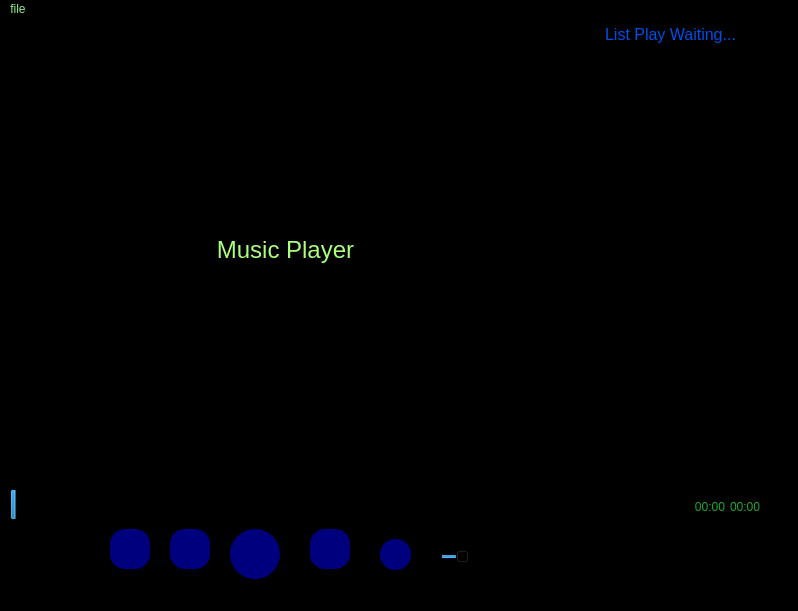
<?xml version="1.0" encoding="UTF-8"?>
<ui version="4.0">
 <class>MainWindow</class>
 <widget class="QMainWindow" name="MainWindow">
  <property name="geometry">
   <rect>
    <x>0</x>
    <y>0</y>
    <width>798</width>
    <height>611</height>
   </rect>
  </property>
  <property name="windowTitle">
   <string>MainWindow</string>
  </property>
  <property name="styleSheet">
   <string notr="true">QWidget {
   background-color: rgb(0, 0, 0);
	

}
QMenuBar{

  color: #90ee90
}
 QMenu{
  color: #90ee90
}

</string>
  </property>
  <widget class="QWidget" name="centralwidget">
   <widget class="QLabel" name="label">
    <property name="geometry">
     <rect>
      <x>10</x>
      <y>0</y>
      <width>551</width>
      <height>461</height>
     </rect>
    </property>
    <property name="font">
     <font>
      <pointsize>18</pointsize>
     </font>
    </property>
    <property name="styleSheet">
     <string notr="true">color: rgb(170, 255, 127);</string>
    </property>
    <property name="text">
     <string>Music Player</string>
    </property>
    <property name="alignment">
     <set>Qt::AlignCenter</set>
    </property>
   </widget>
   <widget class="QListWidget" name="playlist">
    <property name="geometry">
     <rect>
      <x>570</x>
      <y>40</y>
      <width>221</width>
      <height>421</height>
     </rect>
    </property>
    <property name="font">
     <font>
      <pointsize>12</pointsize>
     </font>
    </property>
    <property name="styleSheet">
     <string notr="true">color: rgb(0, 0, 214);
border-color: rgb(0, 0, 0);</string>
    </property>
    <property name="frameShape">
     <enum>QFrame::Panel</enum>
    </property>
    <property name="resizeMode">
     <enum>QListView::Adjust</enum>
    </property>
    <property name="layoutMode">
     <enum>QListView::SinglePass</enum>
    </property>
    <property name="viewMode">
     <enum>QListView::ListMode</enum>
    </property>
   </widget>
   <widget class="QPushButton" name="prev">
    <property name="geometry">
     <rect>
      <x>170</x>
      <y>510</y>
      <width>40</width>
      <height>40</height>
     </rect>
    </property>
    <property name="font">
     <font>
      <pointsize>18</pointsize>
     </font>
    </property>
    <property name="styleSheet">
     <string notr="true">QPushButton{

color: rgb(170, 255, 127);

background-color: rgb(216, 230, 242);
border-top-left-radius:15px;
border-top-right-radius:15px;
border-bottom-left-radius:15px;
border-bottom-right-radius:15px;

background-color: rgb(0, 0, 127);

}
</string>
    </property>
    <property name="text">
     <string/>
    </property>
   </widget>
   <widget class="QPushButton" name="stop_btn">
    <property name="geometry">
     <rect>
      <x>110</x>
      <y>510</y>
      <width>40</width>
      <height>40</height>
     </rect>
    </property>
    <property name="font">
     <font>
      <pointsize>18</pointsize>
     </font>
    </property>
    <property name="styleSheet">
     <string notr="true">QPushButton{

color: rgb(170, 255, 127);

background-color: rgb(216, 230, 242);
border-top-left-radius:15px;
border-top-right-radius:15px;
border-bottom-left-radius:15px;
border-bottom-right-radius:15px;
background-color: rgb(0, 0, 127);

}
</string>
    </property>
    <property name="text">
     <string/>
    </property>
   </widget>
   <widget class="QPushButton" name="repeat">
    <property name="geometry">
     <rect>
      <x>380</x>
      <y>520</y>
      <width>31</width>
      <height>31</height>
     </rect>
    </property>
    <property name="font">
     <font>
      <pointsize>18</pointsize>
     </font>
    </property>
    <property name="styleSheet">
     <string notr="true">QPushButton{

color: rgb(170, 255, 127);

background-color: rgb(216, 230, 242);
border-top-left-radius:15px;
border-top-right-radius:15px;
border-bottom-left-radius:15px;
border-bottom-right-radius:15px;
background-color: rgb(0, 0, 127);

}
</string>
    </property>
    <property name="text">
     <string/>
    </property>
   </widget>
   <widget class="QSlider" name="volumeslider">
    <property name="geometry">
     <rect>
      <x>440</x>
      <y>530</y>
      <width>91</width>
      <height>16</height>
     </rect>
    </property>
    <property name="value">
     <number>20</number>
    </property>
    <property name="orientation">
     <enum>Qt::Horizontal</enum>
    </property>
    <property name="tickInterval">
     <number>1</number>
    </property>
   </widget>
   <widget class="QPushButton" name="play_btn">
    <property name="geometry">
     <rect>
      <x>230</x>
      <y>510</y>
      <width>50</width>
      <height>50</height>
     </rect>
    </property>
    <property name="font">
     <font>
      <pointsize>18</pointsize>
     </font>
    </property>
    <property name="styleSheet">
     <string notr="true">QPushButton{

color: rgb(170, 255, 127);



border-top-left-radius:25px;
border-top-right-radius:25px;
border-bottom-left-radius:25px;
border-bottom-right-radius:25px;


background-color: rgb(0, 0, 127);
}
</string>
    </property>
    <property name="text">
     <string/>
    </property>
   </widget>
   <widget class="QPushButton" name="next">
    <property name="geometry">
     <rect>
      <x>310</x>
      <y>510</y>
      <width>40</width>
      <height>40</height>
     </rect>
    </property>
    <property name="font">
     <font>
      <pointsize>18</pointsize>
     </font>
    </property>
    <property name="styleSheet">
     <string notr="true">QPushButton{

color: rgb(170, 255, 127);
background-color: rgb(0, 0, 127);

border-top-left-radius:15px;
border-top-right-radius:15px;
border-bottom-left-radius:15px;
border-bottom-right-radius:15px;


}
</string>
    </property>
    <property name="text">
     <string/>
    </property>
   </widget>
   <widget class="QProgressBar" name="progressbar">
    <property name="geometry">
     <rect>
      <x>10</x>
      <y>470</y>
      <width>641</width>
      <height>31</height>
     </rect>
    </property>
    <property name="styleSheet">
     <string notr="true"/>
    </property>
    <property name="value">
     <number>1</number>
    </property>
    <property name="alignment">
     <set>Qt::AlignCenter</set>
    </property>
   </widget>
   <widget class="QLabel" name="alllength">
    <property name="geometry">
     <rect>
      <x>730</x>
      <y>480</y>
      <width>55</width>
      <height>16</height>
     </rect>
    </property>
    <property name="styleSheet">
     <string notr="true">color: rgb(31, 168, 49);</string>
    </property>
    <property name="text">
     <string>00:00</string>
    </property>
   </widget>
   <widget class="QLabel" name="songLengthLabel">
    <property name="geometry">
     <rect>
      <x>670</x>
      <y>480</y>
      <width>55</width>
      <height>16</height>
     </rect>
    </property>
    <property name="styleSheet">
     <string notr="true">color: rgb(31, 168, 49);</string>
    </property>
    <property name="text">
     <string>00:00</string>
    </property>
    <property name="alignment">
     <set>Qt::AlignRight|Qt::AlignTrailing|Qt::AlignVCenter</set>
    </property>
   </widget>
   <widget class="QLabel" name="lstlabel">
    <property name="geometry">
     <rect>
      <x>560</x>
      <y>0</y>
      <width>221</width>
      <height>31</height>
     </rect>
    </property>
    <property name="font">
     <font>
      <pointsize>12</pointsize>
     </font>
    </property>
    <property name="styleSheet">
     <string notr="true">color: rgb(0, 78, 234);

</string>
    </property>
    <property name="text">
     <string>List Play Waiting...</string>
    </property>
    <property name="alignment">
     <set>Qt::AlignCenter</set>
    </property>
   </widget>
  </widget>
  <widget class="QMenuBar" name="menubar">
   <property name="geometry">
    <rect>
     <x>0</x>
     <y>0</y>
     <width>798</width>
     <height>26</height>
    </rect>
   </property>
   <widget class="QMenu" name="menufile">
    <property name="title">
     <string>file</string>
    </property>
    <addaction name="openfile_action"/>
    <addaction name="separator"/>
    <addaction name="exit_action"/>
    <addaction name="separator"/>
    <addaction name="separator"/>
   </widget>
   <addaction name="menufile"/>
  </widget>
  <action name="openfile_action">
   <property name="text">
    <string>Open file</string>
   </property>
  </action>
  <action name="exit_action">
   <property name="text">
    <string>exit</string>
   </property>
  </action>
 </widget>
 <resources/>
 <connections/>
</ui>
